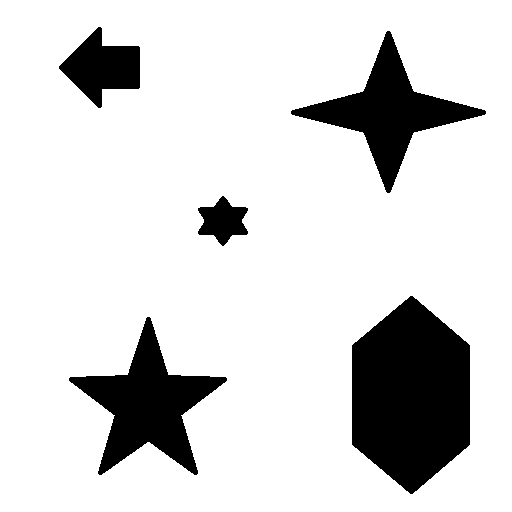
%> input picture lab12/im.png, 512 x 512 px
$ octave tasks.m   (GNU Octave 9; MATLAB toolbox functions it lacks are replaced by stand-ins)
%> lines starting %> are read from the running program, lines starting %| are printed output that depends on the picture; in (x1, y1, x2, y2) boxes, pixels count from 0 and x2, y2 are one past the last pixel; in counts of white or black regions, pixels touching at a corner belong together; the program's own positions count from 1
%% task1
clc
clear
close all

C = 1.5;

Nx = 30;
mx1 = 10;
mx2 = 20;
sigmax1 = 2*C;
sigmax2 = 5*C;
x(1,1:Nx) = mx1 + sigmax1.*rand(1,Nx);
x(2,1:Nx) = mx2 + sigmax2.*rand(1,Nx);


Ny = 40;
my1 = 40;
my2 = 10;
sigmay1 = 10*C;
sigmay2 = 2*C;
y(1,1:Ny) = my1 + sigmay1.*rand(1,Ny);
y(2,1:Ny) = my2 + sigmay2.*rand(1,Ny);

v1 = [mx1, mx2]' - [my1, my2]';
v2 = [mx1, mx2]' + [my1, my2]';

f = @(p)(0.5*v1'*v2 - v1(1)*p)/v1(2);
vp = [22 30];

figure
hold on
grid on
plot(x(1,:),x(2,:),'*r')
plot(y(1,:),y(2,:),'ob')
plot(vp,f(vp),'r','LineWidth',3)
%% task2
clc
clear
close all

C = 1.5;

Nx = 30;
mx1 = 10;
mx2 = 20;
sigmax1 = 2*C;
sigmax2 = 5*C;
x(1,1:Nx) = mx1 + sigmax1.*rand(1,Nx);
x(2,1:Nx) = mx2 + sigmax2.*rand(1,Nx);


Ny = 40;
my1 = 40;
my2 = 10;
sigmay1 = 10*C;
sigmay2 = 2*C;
y(1,1:Ny) = my1 + sigmay1.*rand(1,Ny);
y(2,1:Ny) = my2 + sigmay2.*rand(1,Ny);

Nz = 20;
mz1 = 50;
mz2 = 25;
sigmaz1 = 7;
sigmaz2 = 4;
z(1,1:Nz) = mz1 + sigmaz1.*rand(1,Nz);
z(2,1:Nz) = mz2 + sigmaz2.*rand(1,Nz);

v1 = [mx1, mx2]' - [my1, my2]';
v2 = [mx1, mx2]' + [my1, my2]';
f1 = @(p)(0.5*v1'*v2 - v1(1)*p)/v1(2);

v1 = [mx1, mx2]' - [mz1, mz2]';
v2 = [mx1, mx2]' + [mz1, mz2]';
f2 = @(p)(0.5*v1'*v2 - v1(1)*p)/v1(2);

v1 = [my1, my2]' - [mz1, mz2]';
v2 = [my1, my2]' + [mz1, mz2]';
f3 = @(p)(0.5*v1'*v2 - v1(1)*p)/v1(2);

vp1 = [20 40];
vp2 = [25 35];
vp3 = [25 60];

figure
hold on
grid on
plot(x(1,:),x(2,:),'*r')
plot(y(1,:),y(2,:),'ob')
plot(z(1,:),z(2,:),'.g')
plot(vp1,f1(vp1),'r','LineWidth',3)
plot(vp2,f2(vp2),'b','LineWidth',3)
plot(vp3,f3(vp3),'g','LineWidth',3)
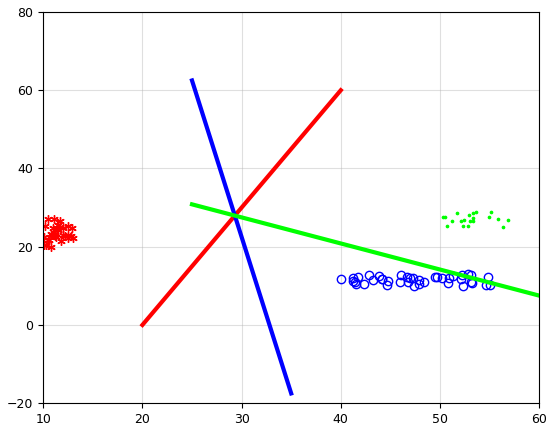
%> figure redrawn from the program's plot data
%% task3
clc
clear
close all

im = rgb2gray(imread('im.png'));
%> im: size 512x512 uint8; values 127 (black) and 255 (white), 84.5% white; 5 black regions, box (x1, y1, x2, y2) and area: (352, 296, 470, 494) 17633, (69, 317, 227, 475) 9420, (291, 31, 486, 193) 8538, (59, 27, 140, 108) 3553, (198, 196, 248, 246) 1479
prim = rgb2gray(imread('star.png'));
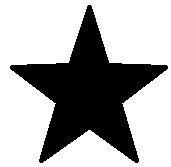
%> input picture lab12/star.png, 171 x 167 px
%> prim: size 167x171 uint8; values 127 (black) and 255 (white), 67% white; 1 black region, box (x1, y1, x2, y2) and area: (10, 5, 168, 163) 9420
im = 255 - double(im);
prim = 255 - double(prim);
im_n = im + 350*randn(size(im));
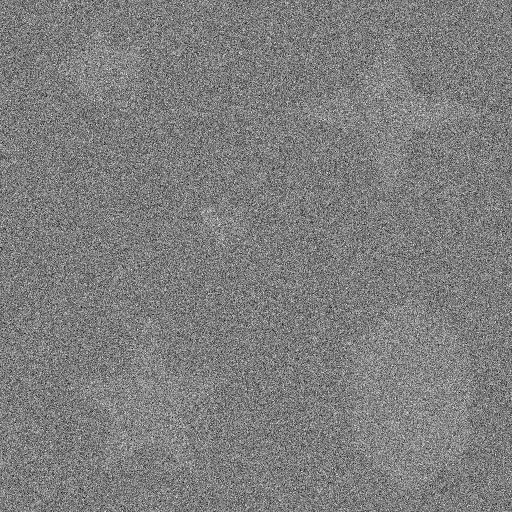
%> im_n: size 512x512 double; min -1488, max 1552.5, mean 19.2; drawn with min black and max white


figure
imshow(uint8(im))
title('Исходное изображение')

figure
imshow(uint8(prim))
title('Эталон')

figure
imshow(uint8(im_n))
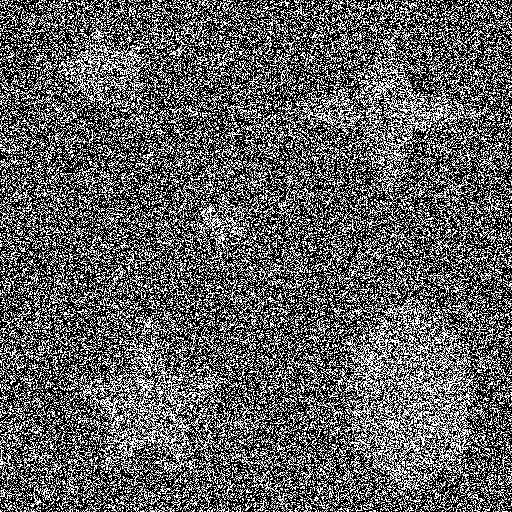
%> displayed picture: size 512x512, on the screen's scale of 0 to 255; min 0, max 255, mean 97.4
title('Зашумлённое изображение')

%imwrite(uint8(im_n),'task3_im_n_300.png','png');

[M,N] = size(im);
%> M = 512; N = 512
H = zeros(M,N);
H(1:size(prim,1),1:size(prim,2)) = prim;
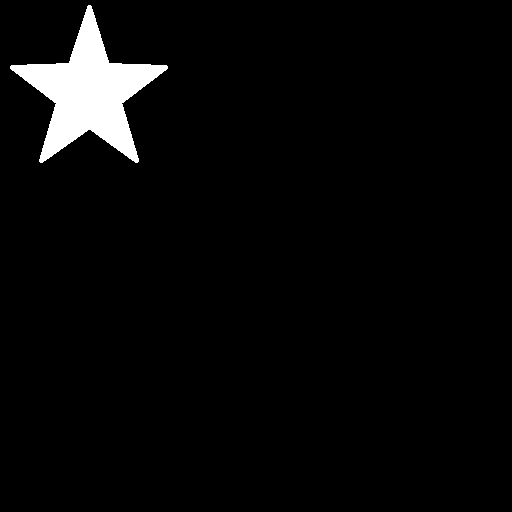
%> H: size 512x512 double; values 0 (black) and 128 (white), 3.6% white; 1 white region, box (x1, y1, x2, y2) and area: (10, 5, 168, 163) 9420

r = ifft2(fft2(im_n).*conj(fft2(H)));
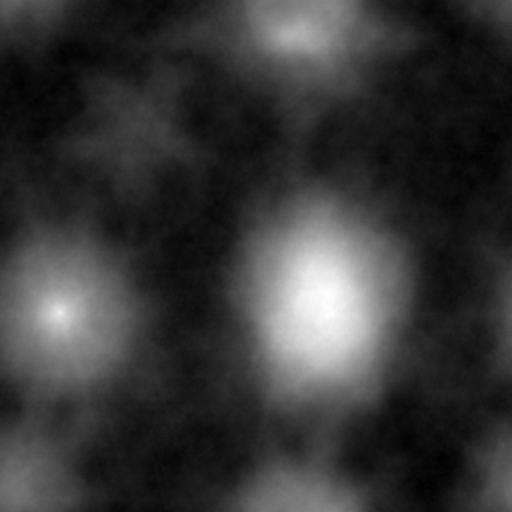
%> r: size 512x512 double; min -13584698.9, max 154772740.6, mean 23118374; drawn with min black and max white


[X, Y] = meshgrid(1:M,1:N);

figure
hold on
grid on
mesh(r)
plot3(X(r == max(r(:))),Y(r == max(r(:))),r(r == max(r(:))), 'r*')
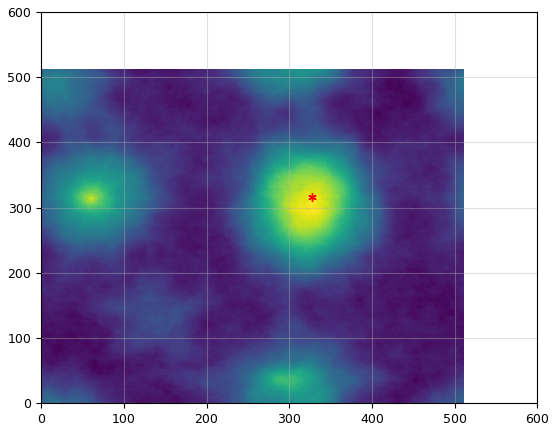
%> figure redrawn from the program's plot data
